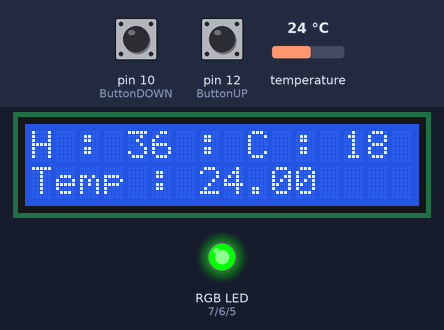
A sketch run on a simulated Arduino Uno, built with avr-gcc and run on an emulated ATmega328P. Parts: 16×2 character LCD, an RGB LED mixed from three pins (HIGH = lit). The inputs (shaded band) are chosen by the test bench; at power-on: pin 10 (ButtonDOWN) LOW, pin 12 (ButtonUP) LOW, temperature 24 °C.

Above: at 1.2 s.
1.3 s: pin 10 (ButtonDOWN) pulled HIGH for 3.2 s
At 3.4 s:
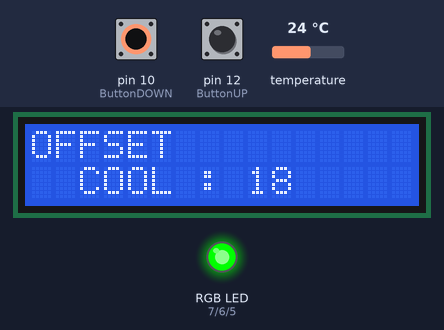
6.0 s: pin 12 (ButtonUP) pulled HIGH for 1 s
At 7.6 s:
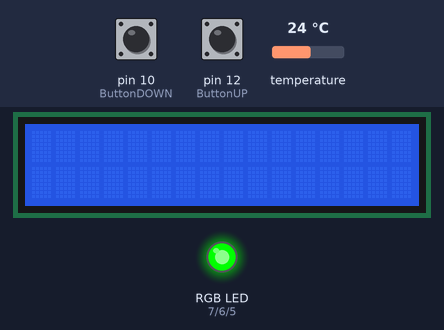
9.2 s: pin 10 (ButtonDOWN) pulled HIGH for 3.2 s
At 11.7 s:
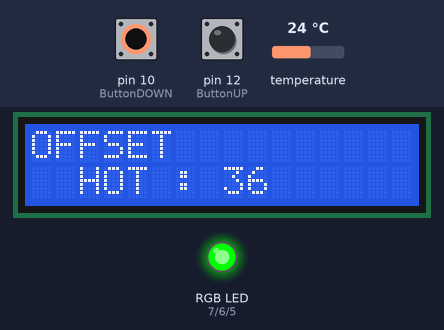
13.9 s: temperature set to 35.4 °C
15.4 s: temperature set to 36.7 °C
At 17.4 s:
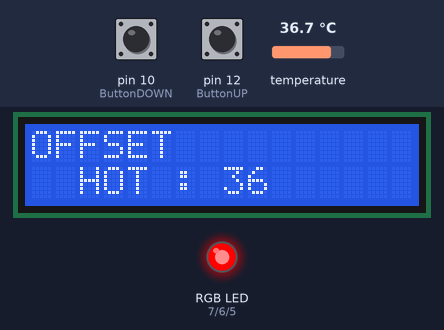
17.7 s: pin 10 (ButtonDOWN) pulled HIGH for 1 s
At 29.2 s:
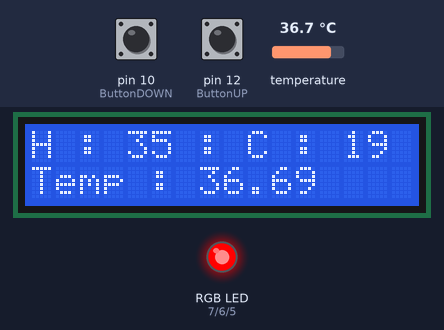
Timing chart, 0 to 30.2 s (numbered marks = the images above; inputs shaded):
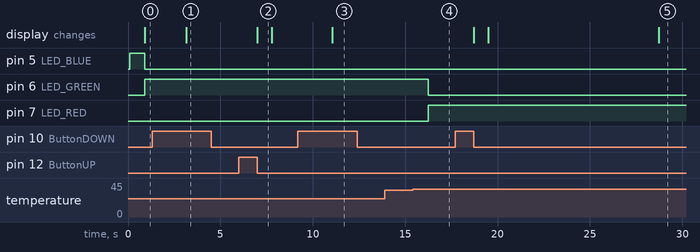

The sketch:

Temp_press.ino
```cpp
#include <Wire.h>

// LCD normal
// #include <LiquidCrystal.h>
// const int rs = 8 , enable = 9 , d1 = 1 , d2 = 2 , d3 = 3 , d4 = 4;
// LiquidCrystal lcd(rs , enable , d1 , d2 , d3 , d4);

// LCD I2C on Proteus
// #include <DFRobot_RGBLCD1602.h>
// DFRobot_RGBLCD1602 lcdI2C(16, 2);

// LCD I2C on Board
#include <LiquidCrystal_I2C.h>
LiquidCrystal_I2C lcdI2C(0x27, 16, 2);

// DS18B20
#include <OneWire.h>
#include <DallasTemperature.h>
#define WIRE_BUS_DS 9
OneWire oneWire(WIRE_BUS_DS);
DallasTemperature DSTEMP(&oneWire);

#define TemPin A0
#define LED_RED 7
#define LED_GREEN 6
#define LED_BLUE 5

#define ButtonUP 12
#define ButtonDOWN 10

const int PressPUSH = 10;
const int PressSUBT = 01;

const int DisplayAll = 0;
const int DisplayTemHigh = 1;
const int DisplayTemLow = 2;

const int count_nextState = 1;
const int count_prevState = 1;

const int arrLED[3] = { LED_RED, LED_GREEN, LED_BLUE };

float TemperatureGet;
int temHIGH;
int temLOW;
int stateProgram;

unsigned long currentTimeTempGet;
const int IntervalPress = 2000;
int IntervalTempGet = 0;

unsigned long currentTimeReset;
const int IntervalReset = 10000;

String HexPress;
unsigned long TimeStart;
unsigned long TimePress;

void setup() {
  Serial.begin(9600);
  DSTEMP.begin();
  lcdI2C.init();

  lcdI2C.setBacklight(true);

  pinMode(ButtonUP, INPUT);
  pinMode(ButtonDOWN, INPUT);

  pinMode(LED_BLUE, OUTPUT);
  pinMode(LED_GREEN, OUTPUT);
  pinMode(LED_RED, OUTPUT);

  stateProgram = 0;
  temHIGH = 36;
  temLOW = 18;

  HexPress = "";
  TemperatureGet = 0;

  currentTimeTempGet = millis();
  currentTimeReset = millis();
}

void loop() {

  switch(digitalRead(ButtonUP) || digitalRead(ButtonDOWN)) {
    case true :
      TimePress = millis() - TimeStart;
      HexPress = String(digitalRead(ButtonUP)) + String(digitalRead(ButtonDOWN));
      lcdI2C.setBacklight(true);

      if (TimePress > IntervalPress) {
        switch (HexPress.toInt()) {
          case PressPUSH:
            stateProgram = stateProgram + count_nextState;
            if (stateProgram > DisplayTemLow) stateProgram = DisplayAll;
            break;
          case PressSUBT:
            stateProgram = stateProgram - count_prevState;
            if (stateProgram < DisplayAll) stateProgram = DisplayTemLow;
            break;
        }

        lcdI2C.clear();
        DisplayLCDTemperature();
        while (digitalRead(ButtonUP) || digitalRead(ButtonDOWN));
      }

      // รีเซ็ตเวลาโหมดการตั้งค่าขอบเขต
      currentTimeReset = millis();
      break;
    default :
      if (stateProgram && TimePress <= IntervalPress) {
      // ปรับขอบเขตอุณหภูมิ
        switch (HexPress.toInt()) {
          case PressPUSH:
            switch (stateProgram) {
              case DisplayTemHigh:
                temHIGH = temHIGH + 1;
                break;
              case DisplayTemLow:
                if (temLOW + 1 < temHIGH) temLOW = temLOW + 1;
                break;
            }
            lcdI2C.clear();
            break;
          case PressSUBT:
            switch (stateProgram) {
              case DisplayTemHigh:
                if (temHIGH - 1 > temLOW) temHIGH = temHIGH - 1;
                break;
              case DisplayTemLow:
                temLOW = temLOW - 1;
                break;
            }
            lcdI2C.clear();
            break;
        }
      }
      TimeStart = millis();
      TimePress = 0;
      HexPress = "";
      break;
  }

  // if (digitalRead(ButtonUP) || digitalRead(ButtonDOWN)) {

  // } else {

  // }

  if (HexPress == "") {
    unsigned long milliTime = millis();
    if (milliTime - currentTimeTempGet > IntervalTempGet) {
      TemperatureGet = GetTemp();
      currentTimeTempGet = milliTime;
      if (!IntervalTempGet) IntervalTempGet = 1000;
    }

    // reset mode monitor
    if(milliTime - currentTimeReset > IntervalReset && stateProgram) {
      stateProgram = DisplayAll;
      currentTimeReset = milliTime;
    } else if (milliTime - currentTimeReset > IntervalReset) {
      lcdI2C.setBacklight(ffsll);
    }
  }

  DisplayLCDTemperature();
  DisplayLedTemperature();
}

float GetTemp() {
  DSTEMP.requestTemperatures();
  return DSTEMP.getTempCByIndex(0);
}

void DisplayLCDTemperature() {
  switch (stateProgram) {
    case DisplayAll:
      DisplayLCD("H : " + String(temHIGH) + " : " + "C : " + String(temLOW), "Temp : " + String(TemperatureGet));
      break;
    case DisplayTemHigh:
      DisplayLCD("OFFSET", "  HOT : " + String(temHIGH));
      break;
    case DisplayTemLow:
      DisplayLCD("OFFSET", "  COOL : " + String(temLOW));
      break;
  }
}

void DisplayLedTemperature() {
  if (TemperatureGet >= temHIGH) SelectLED(LED_RED);
  else if (TemperatureGet > temLOW && TemperatureGet < temHIGH) SelectLED(LED_GREEN);
  else if (TemperatureGet <= temLOW) SelectLED(LED_BLUE);
  else {
    digitalWrite(LED_RED, HIGH);
    digitalWrite(LED_GREEN, HIGH);
    digitalWrite(LED_BLUE, HIGH);
  }
}

void DisplayLCD(String Row1, String Row2) {
  lcdI2C.setCursor(0, 0);
  lcdI2C.print(Row1);
  lcdI2C.setCursor(0, 1);
  lcdI2C.print(Row2);
}

void SelectLED(int select) {
  for (int x; x < 3; x++) digitalWrite(arrLED[x], (arrLED[x] == select) ? HIGH : LOW);
}
```

Measured:
- the behaviour switches between 35.9 and 36 °C on temperature (found by bisection; images 3 and 4)
- after the input at 1.3 s, the display: changes after 1.9 s (image 1)
- after the input at 6.0 s, the display: changes after 1.0 s (image 2)
- after the input at 9.2 s, the display: changes after 1.9 s (image 3)
- after the input at 13.9 s, every drawn part: stays the same
- after the input at 15.4 s, pin 6 (LED_GREEN): HIGH → LOW after 0.84 s; pin 7 (LED_RED): LOW → HIGH after 0.84 s
- after the input at 17.7 s, the display: first changes after 1.0 s (image 5 shows a later state)
- what the display in image 2 shows lasts 0.8 s, from 7.0 s to 7.8 s
